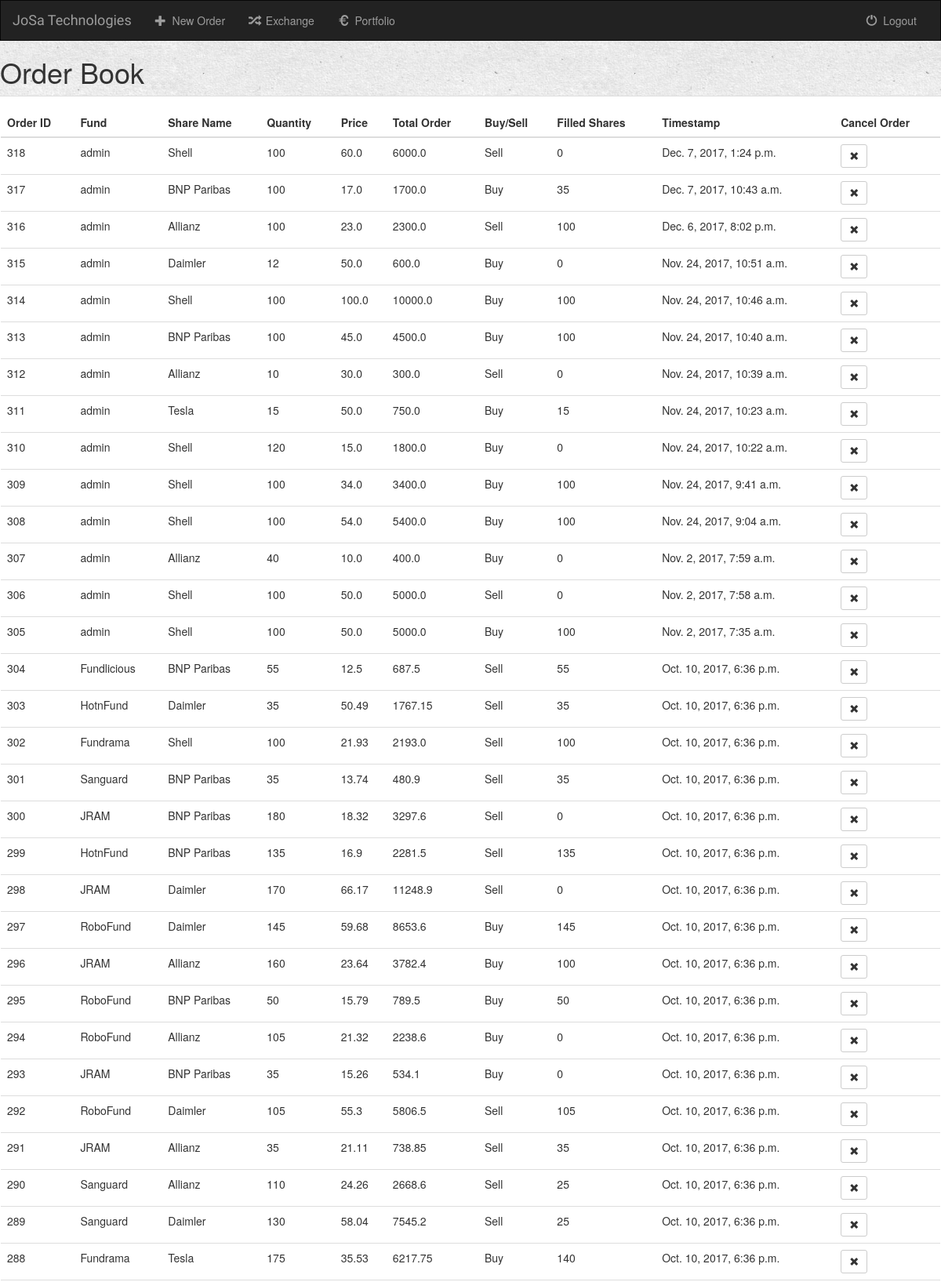
The app's page /orders/orderbook/ (upper part) with its own data.
### orders/models.py (models this page shows, shortened)
class Order(models.Model):
    order_id = models.PositiveIntegerField(default=0)
    user = models.ForeignKey(User, default=1)
    fund_name = models.CharField(max_length=250)
    share_name = models.CharField(max_length=100)
    quantity = models.PositiveIntegerField(max_length=8, validators=[MinValueValidator(1), MaxValueValidator(500000)])
    price = models.FloatField(max_length=8, validators=[MinValueValidator(0.1)])
    total_order = models.FloatField(max_length=8)
    buysell = models.CharField(max_length=4)
    timestamp = models.DateTimeField(auto_now_add=True)
    filled = models.IntegerField(max_length=8, default=0)

### orders/views.py (the view)
def OrderBook(request):
    fundr = str(request.user)
    all_orders = Order.objects.all()
    context = {
        'all_orders': all_orders,
        'fundr': fundr,
    }
    return render(request, 'orders/orderbook.html', context)

### orders/templates/orders/orderbook.html (shortened to what this page needs)
{% extends 'orders/base.html' %}
{% block body %}
<h1>Order Book</h1>
    <div class="row">
        <div class="panel panel-default">
            <div class="panel-body">
                <table class="table">
                    <thead>
                        <tr>
                            <th>Order ID</th>
                            <th>Fund</th>
                            <th>Share Name</th>
                            <th>Quantity</th>
                            <th>Price</th>
                            <th>Total Order</th>
                            <th>Buy/Sell</th>
                            <th>Filled Shares</th>
                            <th>Timestamp</th>
                            <th>Cancel Order</th>
                        </tr>
                    </thead>
                    <tbody>
                        {% for order in all_orders|dictsortreversed:'id' %}
                            <tr>
                                <td>{{ order.order_id }}</td>
                                <td>{{ order.fund_name }}</td>
                                <td>{{ order.share_name }}</td>
                                <td>{{ order.quantity }}</td>
                                <td>{{ order.price }}</td>
                                <td>{{ order.total_order }}</td>
                                <td>{{ order.buysell }}</td>
                                <td>{{ order.filled }}</td>
                                <td>{{ order.timestamp }}</td>
                                <td>
                                    <form action="{% url 'orders:delete_order' order.id %}" method="post" style="display: inline;">
                                        <button type="submit" name="delete" value=1 class="btn btn-default btn-sm">
                                            <span class="glyphicon glyphicon-remove"></span>
                                        </button>
                                    </form>
                                </td>
                            </tr>
                        {% endfor %}
                    </tbody>
                </table>
            </div>
        </div>
    </div>
{% endblock %}

### orders/templates/orders/base.html (shortened to what this page needs)
<!DOCTYPE html>
<html lang="en">
<head>
    {% load static %}
    {% load humanize %}
    <link rel="stylesheet" href="https://maxcdn.bootstrapcdn.com/bootstrap/3.3.6/css/bootstrap.min.css">
    <link rel="stylesheet" type="text/css" href="{% static 'orders/style.css' %}" />
</head>
<body>
<nav class="navbar navbar-inverse">
    <div class="container-fluid">
        <div class="navbar-header">
            <a class="navbar-brand" href="{% url 'orders:index' %}">JoSa Technologies</a>
        </div>
        <div class="collapse navbar-collapse" id="topNavBar">
            <ul class="nav navbar-nav">
                 <li class="{% block orderadd_active %}{% endblock %}">
                    <a href="{% url 'orders:add_order' %}">
                        <span class="glyphicon glyphicon-plus" aria-hidden="true"></span>&nbsp; New Order
                    </a>
                </li>
                <li class="{% block exchange_active %}{% endblock %}">
                    <a href="{% url 'orders:exchange' %}">
                        <span class="glyphicon glyphicon-random" aria-hidden="true"></span>&nbsp; Exchange
                    </a>
                </li>
                <li class="{% block portfolio_active %}{% endblock %}">
                    <a href="{% url 'orders:portfolio' %}">
                        <span class="glyphicon glyphicon-euro" aria-hidden="true"></span>&nbsp; Portfolio
                    </a>
                </li>
            </ul>
            <ul class="nav navbar-nav navbar-right">
                <li>
                    <a href="{% url 'orders:logout_user' %}">
                        <span class="glyphicon glyphicon-off" aria-hidden="true"></span>&nbsp; Logout
                    </a>
                </li>
            </ul>
        </div>
    </div>
</nav>
{% block body %}
{% endblock %}
</body>
</html>

### orders/static/orders/style.css (style rules this page uses)
body { background: white url("images/Background.jpg") }
.navbar { border-radius: 0; }
.navbar-brand { font-family: 'Satisfy', cursive; }

### records on screen
Order: order_id "318", fund_name "admin", share_name "Shell", quantity "100", price "60.0", total_order "6000.0", buysell "Sell", filled "0", timestamp "Dec. 7, 2017, 1:24 p.m."
Order: order_id "317", fund_name "admin", share_name "BNP Paribas", quantity "100", price "17.0", total_order "1700.0", buysell "Buy", filled "35", timestamp "Dec. 7, 2017, 10:43 a.m."
Order: order_id "316", fund_name "admin", share_name "Allianz", quantity "100", price "23.0", total_order "2300.0", buysell "Sell", filled "100", timestamp "Dec. 6, 2017, 8:02 p.m."
Order: order_id "315", fund_name "admin", share_name "Daimler", quantity "12", price "50.0", total_order "600.0", buysell "Buy", filled "0", timestamp "Nov. 24, 2017, 10:51 a.m."
Order: order_id "314", fund_name "admin", share_name "Shell", quantity "100", price "100.0", total_order "10000.0", buysell "Buy", filled "100", timestamp "Nov. 24, 2017, 10:46 a.m."
Order: order_id "313", fund_name "admin", share_name "BNP Paribas", quantity "100", price "45.0", total_order "4500.0", buysell "Buy", filled "100", timestamp "Nov. 24, 2017, 10:40 a.m."
Order: order_id "312", fund_name "admin", share_name "Allianz", quantity "10", price "30.0", total_order "300.0", buysell "Sell", filled "0", timestamp "Nov. 24, 2017, 10:39 a.m."
Order: order_id "311", fund_name "admin", share_name "Tesla", quantity "15", price "50.0", total_order "750.0", buysell "Buy", filled "15", timestamp "Nov. 24, 2017, 10:23 a.m."
Order: order_id "310", fund_name "admin", share_name "Shell", quantity "120", price "15.0", total_order "1800.0", buysell "Buy", filled "0", timestamp "Nov. 24, 2017, 10:22 a.m."
Order: order_id "309", fund_name "admin", share_name "Shell", quantity "100", price "34.0", total_order "3400.0", buysell "Buy", filled "100", timestamp "Nov. 24, 2017, 9:41 a.m."
Order: order_id "308", fund_name "admin", share_name "Shell", quantity "100", price "54.0", total_order "5400.0", buysell "Buy", filled "100", timestamp "Nov. 24, 2017, 9:04 a.m."
Order: order_id "307", fund_name "admin", share_name "Allianz", quantity "40", price "10.0", total_order "400.0", buysell "Buy", filled "0", timestamp "Nov. 2, 2017, 7:59 a.m."
Order: order_id "306", fund_name "admin", share_name "Shell", quantity "100", price "50.0", total_order "5000.0", buysell "Sell", filled "0", timestamp "Nov. 2, 2017, 7:58 a.m."
Order: order_id "305", fund_name "admin", share_name "Shell", quantity "100", price "50.0", total_order "5000.0", buysell "Buy", filled "100", timestamp "Nov. 2, 2017, 7:35 a.m."
Order: order_id "304", fund_name "Fundlicious", share_name "BNP Paribas", quantity "55", price "12.5", total_order "687.5", buysell "Sell", filled "55", timestamp "Oct. 10, 2017, 6:36 p.m."
Order: order_id "303", fund_name "HotnFund", share_name "Daimler", quantity "35", price "50.49", total_order "1767.15", buysell "Sell", filled "35", timestamp "Oct. 10, 2017, 6:36 p.m."
Order: order_id "302", fund_name "Fundrama", share_name "Shell", quantity "100", price "21.93", total_order "2193.0", buysell "Sell", filled "100", timestamp "Oct. 10, 2017, 6:36 p.m."
Order: order_id "301", fund_name "Sanguard", share_name "BNP Paribas", quantity "35", price "13.74", total_order "480.9", buysell "Sell", filled "35", timestamp "Oct. 10, 2017, 6:36 p.m."
Order: order_id "300", fund_name "JRAM", share_name "BNP Paribas", quantity "180", price "18.32", total_order "3297.6", buysell "Sell", filled "0", timestamp "Oct. 10, 2017, 6:36 p.m."
Order: order_id "299", fund_name "HotnFund", share_name "BNP Paribas", quantity "135", price "16.9", total_order "2281.5", buysell "Sell", filled "135", timestamp "Oct. 10, 2017, 6:36 p.m."
Order: order_id "298", fund_name "JRAM", share_name "Daimler", quantity "170", price "66.17", total_order "11248.9", buysell "Sell", filled "0", timestamp "Oct. 10, 2017, 6:36 p.m."
Order: order_id "297", fund_name "RoboFund", share_name "Daimler", quantity "145", price "59.68", total_order "8653.6", buysell "Buy", filled "145", timestamp "Oct. 10, 2017, 6:36 p.m."
Order: order_id "296", fund_name "JRAM", share_name "Allianz", quantity "160", price "23.64", total_order "3782.4", buysell "Buy", filled "100", timestamp "Oct. 10, 2017, 6:36 p.m."
Order: order_id "295", fund_name "RoboFund", share_name "BNP Paribas", quantity "50", price "15.79", total_order "789.5", buysell "Buy", filled "50", timestamp "Oct. 10, 2017, 6:36 p.m."
Order: order_id "294", fund_name "RoboFund", share_name "Allianz", quantity "105", price "21.32", total_order "2238.6", buysell "Buy", filled "0", timestamp "Oct. 10, 2017, 6:36 p.m."
Order: order_id "293", fund_name "JRAM", share_name "BNP Paribas", quantity "35", price "15.26", total_order "534.1", buysell "Buy", filled "0", timestamp "Oct. 10, 2017, 6:36 p.m."
Order: order_id "292", fund_name "RoboFund", share_name "Daimler", quantity "105", price "55.3", total_order "5806.5", buysell "Sell", filled "105", timestamp "Oct. 10, 2017, 6:36 p.m."
Order: order_id "291", fund_name "JRAM", share_name "Allianz", quantity "35", price "21.11", total_order "738.85", buysell "Sell", filled "35", timestamp "Oct. 10, 2017, 6:36 p.m."
Order: order_id "290", fund_name "Sanguard", share_name "Allianz", quantity "110", price "24.26", total_order "2668.6", buysell "Sell", filled "25", timestamp "Oct. 10, 2017, 6:36 p.m."
Order: order_id "289", fund_name "Sanguard", share_name "Daimler", quantity "130", price "58.04", total_order "7545.2", buysell "Sell", filled "25", timestamp "Oct. 10, 2017, 6:36 p.m."
Order: order_id "288", fund_name "Fundrama", share_name "Tesla", quantity "175", price "35.53", total_order "6217.75", buysell "Buy", filled "140", timestamp "Oct. 10, 2017, 6:36 p.m."
